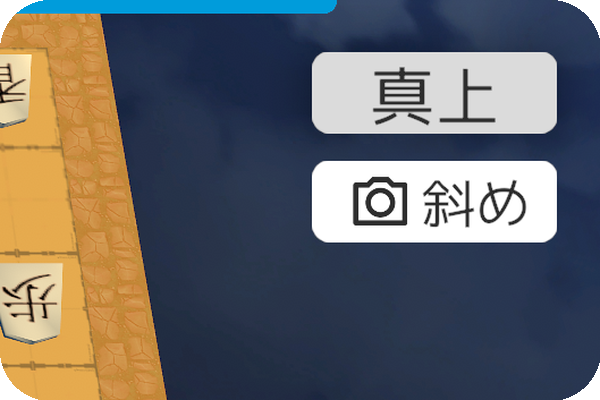
#> input picture Screenshots/output/2022-12-18-17-47-04.png, 600 x 400 px, given as the content of the folder ./temp, which was not available
$ python trim.py
#> lines starting #> are read from the running program, lines starting #| are printed output that depends on the picture; after the words box and inside, x2 and y2 are one past the last pixel; in counts of white or black regions, pixels touching at a corner belong together; pictures that were not available may be replaced by others from this repository, and a replacement may not be noted
from PIL import Image, ImageDraw
import glob
import os

class Size:
    def __init__(self, w, h) -> None:
        self.w = int(w)
        self.h = int(h)


class OutputConfig:
    w = 600
    h = 400
    conner_radius = 50
    input_dir = "temp"
    output_dir = "output"

    def get_wh(self):
        return self.w / self.h

    def calc_crop_wh(self, old_w, old_h):
        old_wh_rate = old_w / old_h
        if old_wh_rate > self.get_wh():
            return Size(old_w / (old_wh_rate / self.get_wh()), old_h)
        else:
            return Size(old_w, old_h * (old_wh_rate / self.get_wh()))


def add_corners(im, rad):
    circle = Image.new('L', (rad * 2, rad * 2), 0)
    draw = ImageDraw.Draw(circle)
    draw.ellipse((0, 0, rad * 2, rad * 2), fill=255)
    alpha = Image.new('L', im.size, 255)
    w, h = im.size
    alpha.paste(circle.crop((0, 0, rad, rad)), (0, 0))
    alpha.paste(circle.crop((0, rad, rad, rad * 2)), (0, h - rad))
    alpha.paste(circle.crop((rad, 0, rad * 2, rad)), (w - rad, 0))
    alpha.paste(circle.crop((rad, rad, rad * 2, rad * 2)), (w - rad, h - rad))
    im.putalpha(alpha)
    return im


def trim_image(path, config: OutputConfig):
    im = Image.open(path)

    center_x = im.width / 2.0
    center_y = im.height / 2.0

    crop_size = config.calc_crop_wh(im.width, im.height)

    # print(im.size)
    # print(new_size.w, new_size.h)

    cropped = im.crop((
        center_x - crop_size.w/2, center_y - crop_size.h/2,
        center_x + crop_size.w/2, center_y + crop_size.h/2))

    resized = cropped.resize((config.w, config.h), Image.LANCZOS)

    added_conner = add_corners(resized, config.conner_radius)

    added_conner.save(f"./{config.output_dir}/{os.path.basename(path)}")


def main():
    config = OutputConfig()

    files = glob.glob(f"./{config.input_dir}/*.png")
    for file in files:
        print(f"trim: {file}")
        trim_image(file, config)
#> in trim_image, im is the input picture: PIL image 600x400 RGBA; mean R, G, B, A 102.8, 101.9, 102.6, 252.8
#> in add_corners, `circle = Image.new('L', (rad * 2, rad * 2), 0)`: circle: PIL image 100x100 L; every value is 0
#> in add_corners, `alpha = Image.new('L', im.size, 255)`: alpha: PIL image 600x400 L; every value is 255
#> in add_corners, `alpha.paste(circle.crop((0, 0, rad, rad)), (0, 0))`:
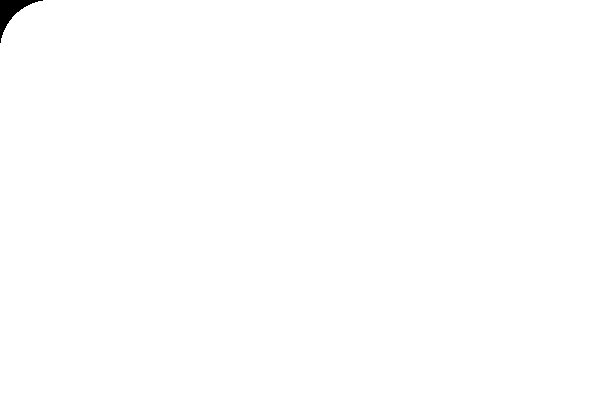
#> alpha: PIL image 600x400 L; 99.8% white; 1 black region, box (x1, y1, x2, y2) and area: (0, 0, 43, 43) 549
#> in add_corners, `alpha.paste(circle.crop((0, 0, rad, rad)), (0, 0))`:
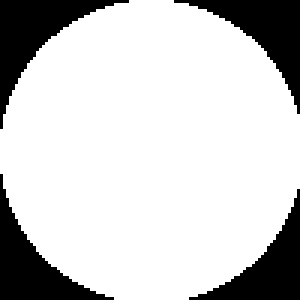
#> circle: PIL image 100x100 L (shown 3 times larger); 79.8% white; 4 black regions, box (x1, y1, x2, y2) and area: (0, 0, 43, 43) 549, (58, 0, 100, 38) 506, (0, 58, 38, 100) 506, (63, 63, 100, 100) 464
#> in add_corners, `alpha.paste(circle.crop((0, rad, rad, rad * 2)), (0, h - rad))`:
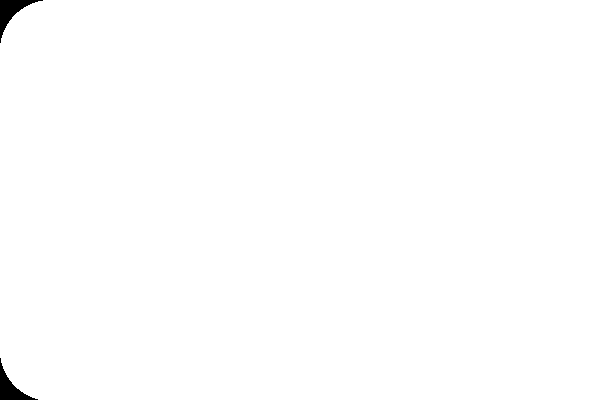
#> alpha: PIL image 600x400 L; 99.6% white; 2 black regions, box (x1, y1, x2, y2) and area: (0, 0, 43, 43) 549, (0, 358, 38, 400) 506
#> in add_corners, `alpha.paste(circle.crop((rad, 0, rad * 2, rad)), (w - rad, 0))`:
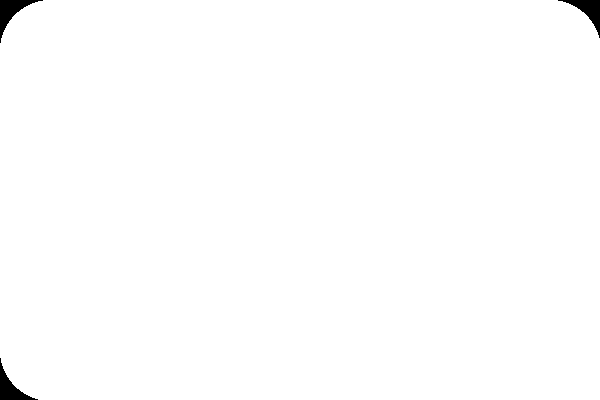
#> alpha: PIL image 600x400 L; 99.3% white; 3 black regions, box (x1, y1, x2, y2) and area: (0, 0, 43, 43) 549, (558, 0, 600, 38) 506, (0, 358, 38, 400) 506
#> in add_corners, `alpha.paste(circle.crop((rad, rad, rad * 2, rad * 2)), (w - rad, h - r..`:
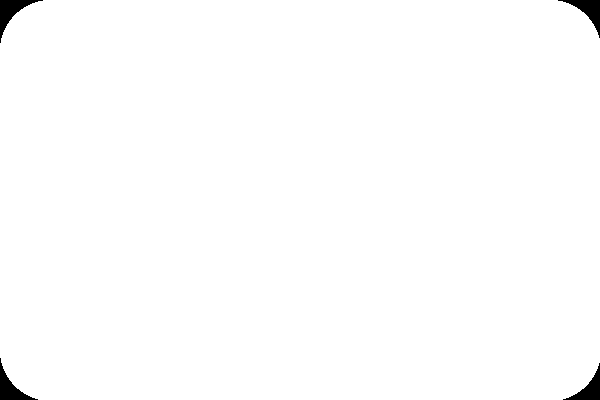
#> alpha: PIL image 600x400 L; 99.2% white; 4 black regions, box (x1, y1, x2, y2) and area: (0, 0, 43, 43) 549, (558, 0, 600, 38) 506, (0, 358, 38, 400) 506, (563, 363, 600, 400) 464
main()
